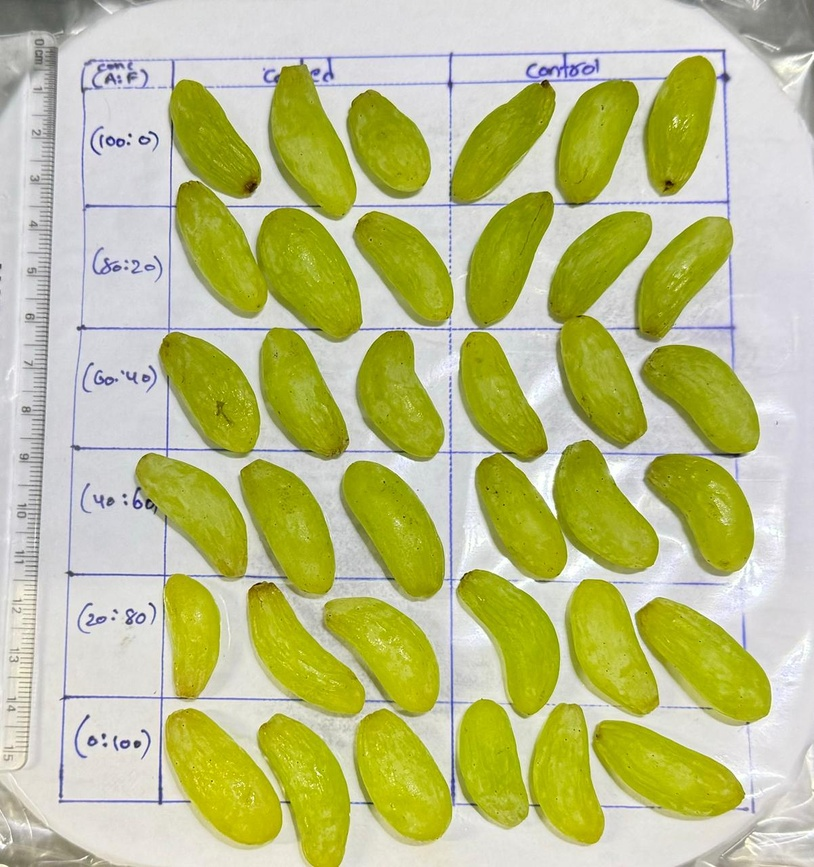
#> input picture WhatsApp Image 2026-02-28 at 10.34.52.jpeg, 814 x 867 px, shrunk from 1202 x 1280 before the run; its folder holds only this picture in this run
$ python -i measure.py   (imports and definitions only)
#> lines starting #> are read from the running program, lines starting #| are printed output that depends on the picture; after the words box and inside, x2 and y2 are one past the last pixel; in counts of white or black regions, pixels touching at a corner belong together
"""
measure.py - Color measurements per grape
Replicates ImageJ macro measurements: RGB, Lab, HSB + Area
Matches the output format of Whole_Color_Measurements.csv
"""

import numpy as np
import cv2
from skimage import measure, color as skcolor
from skimage.measure import regionprops
import pandas as pd
from pathlib import Path


# Grape position labels (fixed layout - 6 rows × 2 groups × 3 grapes)
RATIO_LABELS = ["100:0", "80:20", "60:40", "40:60", "20:80", "0:100"]
GROUP_LABELS = ["Coated", "Control"]


# [113 lines left out: function measure_all_grapes, not called in this run]


def compute_scale_from_ruler(image_rgb: np.ndarray) -> float | None:
    """
    Auto-detect px/mm scale from the ruler on the left edge of the image.
    Detects dark tick marks on the ruler and measures spacing.
    Returns px_per_mm or None if detection fails.
    """
    try:
        h, w = image_rgb.shape[:2]
#> h = 867; w = 814
        # Ruler is on the left ~8% of image width
        ruler_strip = image_rgb[:, :int(w * 0.08), :]
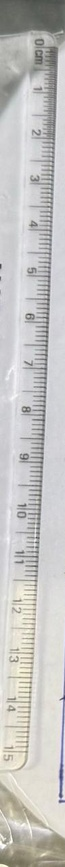
#> ruler_strip: shape (867, 65, 3); mean R, G, B 197.1, 196.2, 194.3

        gray = cv2.cvtColor(ruler_strip, cv2.COLOR_RGB2GRAY)
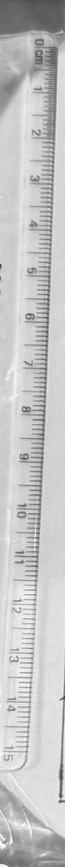
#> gray: shape (867, 65); min 62, max 255, mean 196.2
        # Tick marks are dark on light ruler
        _, binary = cv2.threshold(gray, 100, 255, cv2.THRESH_BINARY_INV)
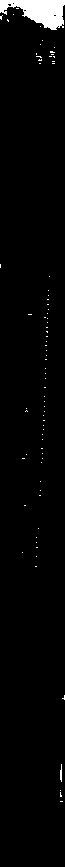
#> binary: shape (867, 65); 2.4% white; 77 white regions (75 under 20 px), largest, box (x1, y1, x2, y2) and area: (0, 0, 65, 30) 1175, (60, 764, 62, 782) 28

        # Find horizontal lines (tick marks)
        kernel = cv2.getStructuringElement(cv2.MORPH_RECT, (5, 1))
        lines = cv2.morphologyEx(binary, cv2.MORPH_OPEN, kernel)
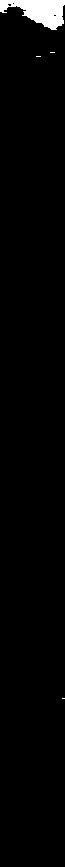
#> lines: shape (867, 65); 2.1% white; 4 white regions (3 under 20 px), largest, box (x1, y1, x2, y2) and area: (0, 0, 65, 30) 1154

        # Find row positions of tick marks
        row_sums = lines.sum(axis=1)
#> row_sums = 867 values, max 16575 at index 0, min 0 at index 30, mean 343.2
        tick_rows = np.where(row_sums > lines.shape[1] * 0.3)[0]
#> tick_rows = 33 values from 0 to 698

        if len(tick_rows) < 2:
            return None

        # Find clusters of rows (each tick mark = cluster)
        tick_centers = []
        current_cluster = [tick_rows[0]]
#> current_cluster = [0]
        for r in tick_rows[1:]:
            if r - current_cluster[-1] <= 5:
                current_cluster.append(r)
            else:
                tick_centers.append(np.mean(current_cluster))
                current_cluster = [r]
#> this loop made 32 passes
#> (r, current_cluster) on passes 30, 32: (52, [52]), (698, [698])
#> r on pass 31: 56
#> after the loop, tick_centers = [14.5, 54]
        tick_centers.append(np.mean(current_cluster))

        if len(tick_centers) < 2:
            return None

        # Each tick = 1 mm
        spacings = np.diff(tick_centers)
#> spacings = [39.5, 644]
        px_per_mm = float(np.median(spacings))
#> px_per_mm = 341.8

        if 5 < px_per_mm < 200:  # sanity check
            return px_per_mm

        return None

    except Exception as e:
        print(f"[Scale] Ruler detection failed: {e}")
        return None


# [160 lines left out: functions measure_grape_python, compare_with_imagej, not called in this run]

>>> import cv2
>>> picture = cv2.cvtColor(cv2.imread('../../WhatsApp Image 2026-02-28 at 10.34.52.jpeg'), cv2.COLOR_BGR2RGB)
>>> result = compute_scale_from_ruler(picture)
